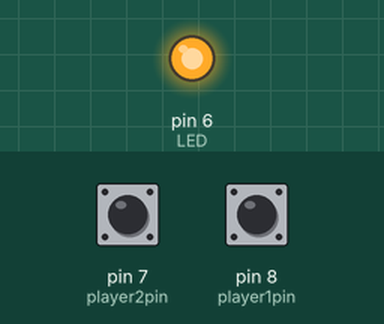
Bench run of a sketch on a simulated Arduino Uno, built with avr-gcc and run on an emulated ATmega328P. Shown: output pins drawn as LEDs (lit = HIGH). The inputs (shaded band) are chosen by the test bench; at power-on: pin 7 (player2pin) HIGH, pin 8 (player1pin) HIGH. What the sketch prints to the serial monitor is not drawn.

Above: at 0.1 s.
At 3.1 s:
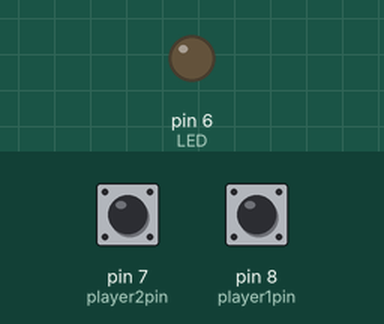
Timing chart, 0 to 15.9 s (numbered marks = the images above):
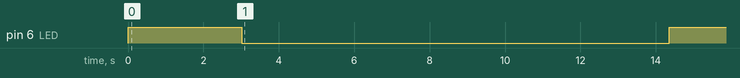

Measured:
- by itself, pin 6 (LED): HIGH → LOW at 3.0 s, → HIGH 11.3 s later

The sketch:

Arduino_day_2.ino
```cpp
// each player will have a button pin
int player1pin = 8;
int player2pin = 7;

// keep track of button state
int p1_prevButtonState;
int p1_buttonState;
int p1_counter;
// same for player 2
int p2_prevButtonState;
int p2_buttonState;
int p2_counter;
int LED = 6;
int countdown = 2000; // how many cycles will the game last?

// initial countdown phase
int pregameCountdown = 220;


void setup() {

  Serial.begin(9600);

  // set up for buttons
  pinMode(player1pin, INPUT_PULLUP);
  pinMode(player2pin, INPUT_PULLUP);
  pinMode(LED, OUTPUT);

  digitalWrite(LED, HIGH);
}

void loop() {

  if (pregameCountdown > 0) {
    pregameCountdown--;
    Serial.print("pregame: ");
    Serial.println(pregameCountdown);

  } else {

    // is the game still on?
    if (countdown > 0) {

      digitalWrite(LED, LOW);
      // read each player's pins
      p1_buttonState = digitalRead(player1pin);
      p2_buttonState = digitalRead(player2pin);

      // if the state changed for p1, add a point
      if (p1_buttonState == 0 && p1_prevButtonState == 1) {
        p1_counter++;
      }

      // same for p2
      if (p2_buttonState == 0 && p2_prevButtonState == 1) {
        p2_counter++;
      }

      // make sure to reset previous button state vars so we can
      // keep track of state changes
      p1_prevButtonState = p1_buttonState;
      p2_prevButtonState = p2_buttonState;

      // print the countdown for more excitement.
      countdown--;
      Serial.println(countdown);

    } else {

      // end of game, countdown timer is up!

      // print the score out the serial, one bit at a time
      // notice print vs println
      Serial.print("p1: ");
      Serial.print(p1_counter);
      Serial.print(", p2: ");
      Serial.println(p2_counter); // println does a line return after it's done
      digitalWrite(LED, HIGH);
    }
  }
}
```
